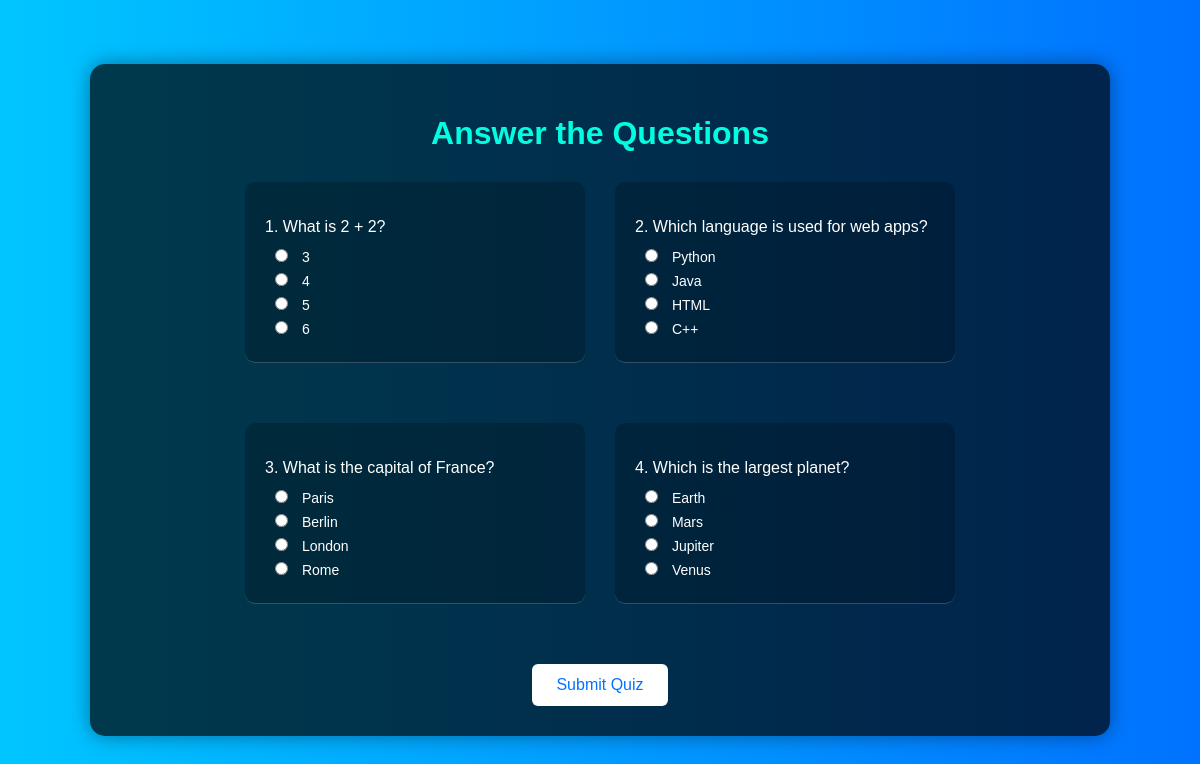
The page /quiz on the database its author committed.
### tables this page shows
CREATE TABLE questions (
        id INTEGER PRIMARY KEY AUTOINCREMENT,
        question TEXT NOT NULL,
        option1 TEXT NOT NULL,
        option2 TEXT NOT NULL,
        option3 TEXT NOT NULL,
        option4 TEXT NOT NULL,
        answer INTEGER NOT NULL  -- correct option index (1-4)
    );

### app.py (the view)
@app.route('/quiz')
def quiz():
    conn = sqlite3.connect('questions.db')
    cursor = conn.cursor()
    cursor.execute("SELECT * FROM questions ORDER BY RANDOM()")
    questions = cursor.fetchall()
    conn.close()
    session['questions'] = questions  # Store in session to check later
    return render_template('quiz.html', questions=questions)

### templates/quiz.html (shortened to what this page needs)
<!DOCTYPE html>
<html lang="en">
<head>
    <link rel="stylesheet" href="{{ url_for('static', filename='style.css') }}">
</head>
<body class="quiz-body">
    <div class="quiz-container">
        <h1 class="quiz-title">Answer the Questions</h1>
        <form action="/submit" method="POST">
            <div class="quiz-grid">
                {% for question in questions %}
                    {% set question_index = loop.index0 %}
                    <div class="question-block">
                        <p class="question-text">{{ loop.index }}. {{ question[1] }}</p>
                        {% for opt_index in range(2, 6) %}
                            <label class="option-label">
                                <input
                                    type="radio"
                                    name="q{{ question_index }}"
                                    value="{{ opt_index - 1 }}"
                                    {% if loop.index0 == 0 %}required{% endif %}>
                                {{ question[opt_index] }}
                            </label>
                        {% endfor %}
                    </div>
                {% endfor %}
            </div>
            <button type="submit" class="submit-btn">Submit Quiz</button>
        </form>
    </div>
</body>
</html>

### static/style.css (style rules this page uses)
body { margin: 0; padding: 0; height: 100vh; font-family: 'Segoe UI', Arial, sans-serif; background: #FFEBCD url("https://source.unsplash.com/1600x900/?quiz,learning") no-repeat center center fixed; background-size: cover; display: flex; justify-content: center; align-items: center; animation: fadeIn 2s ease-in; }
h1 { font-size: 3em; margin-bottom: 10px; }
p { font-size: 1.2em; margin-bottom: 30px; }
.quiz-body { background: linear-gradient(to right, #43cea2, #185a9d); font-family: 'Segoe UI', sans-serif; color: #fff; display: flex; justify-content: center; align-items: center; padding: 40px; min-height: 100vh; }
.quiz-container { background-color: rgba(0, 0, 0, 0.7); padding: 40px; border-radius: 15px; width: 80%; max-width: 700px; box-shadow: 0 0 20px rgba(0, 0, 0, 0.4); }
.quiz-title { text-align: center; font-size: 2.5em; margin-bottom: 30px; color: #00ffe1; }
.question-block { margin-bottom: 30px; border-bottom: 1px solid rgba(255, 255, 255, 0.2); padding-bottom: 15px; }
.option-label { font-size: 1.1em; margin-left: 5px; }
input[type="radio"] { margin-right: 10px; accent-color: #00ffe1; }
.submit-btn { margin-top: 20px; padding: 15px 30px; font-size: 1em; background-color: #00ffe1; color: #000; border: none; border-radius: 10px; cursor: pointer; transition: 0.3s ease; }

### templates/quiz.html (style rules this page uses)
body.quiz-body { font-family: Arial, sans-serif; background: linear-gradient(to right, #00c6ff, #0072ff); color: white; margin: 0; padding: 0; }
.quiz-container { max-width: 100%; padding: 30px; }
.quiz-title { text-align: center; font-size: 2em; margin-bottom: 30px; }
.quiz-grid { display: flex; flex-wrap: wrap; justify-content: center; gap: 30px; }
.question-block { background: rgba(0, 0, 0, 0.2); border-radius: 10px; padding: 20px; width: 300px; }
.question-text { font-size: 16px; font-weight: 500; margin-bottom: 10px; }
.option-label { font-size: 14px; display: block; margin-bottom: 5px; }
.submit-btn { margin-top: 30px; display: block; background: #fff; color: #0072ff; border: none; padding: 12px 24px; font-size: 16px; border-radius: 6px; cursor: pointer; transition: 0.3s ease; margin-left: auto; margin-right: auto; }

### rows shown on the page
questions: question "What is 2 + 2?", option1 "3" "4" "5" "6"
questions: question "Which language is used for web apps?", option1 "Python" "Java" "HTML" "C++"
questions: question "What is the capital of France?", option1 "Paris" "Berlin" "London" "Rome"
questions: question "Which is the largest planet?", option1 "Earth" "Mars" "Jupiter" "Venus"
